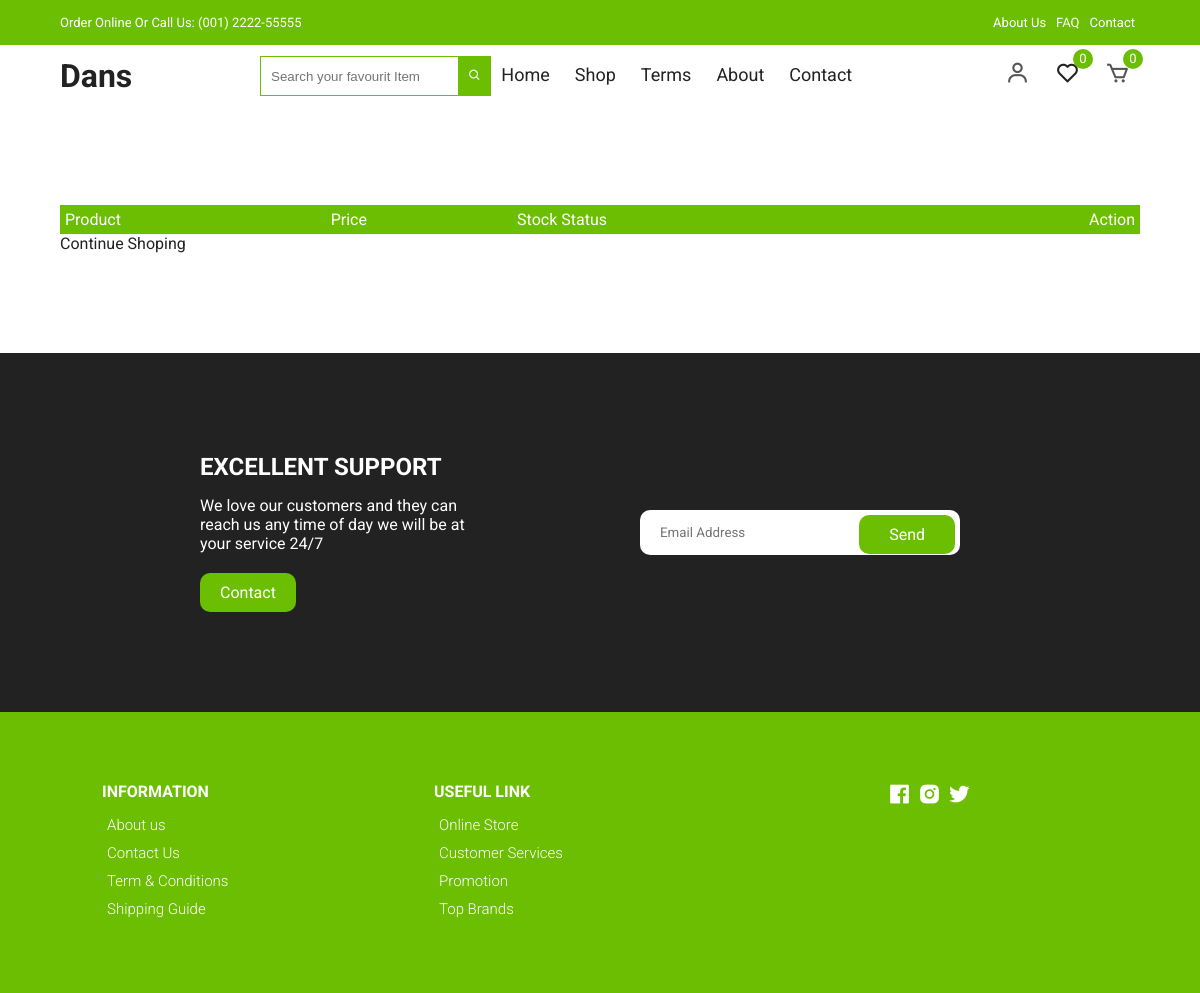
Page /wish-list/ (signed in) on the earlier database version.
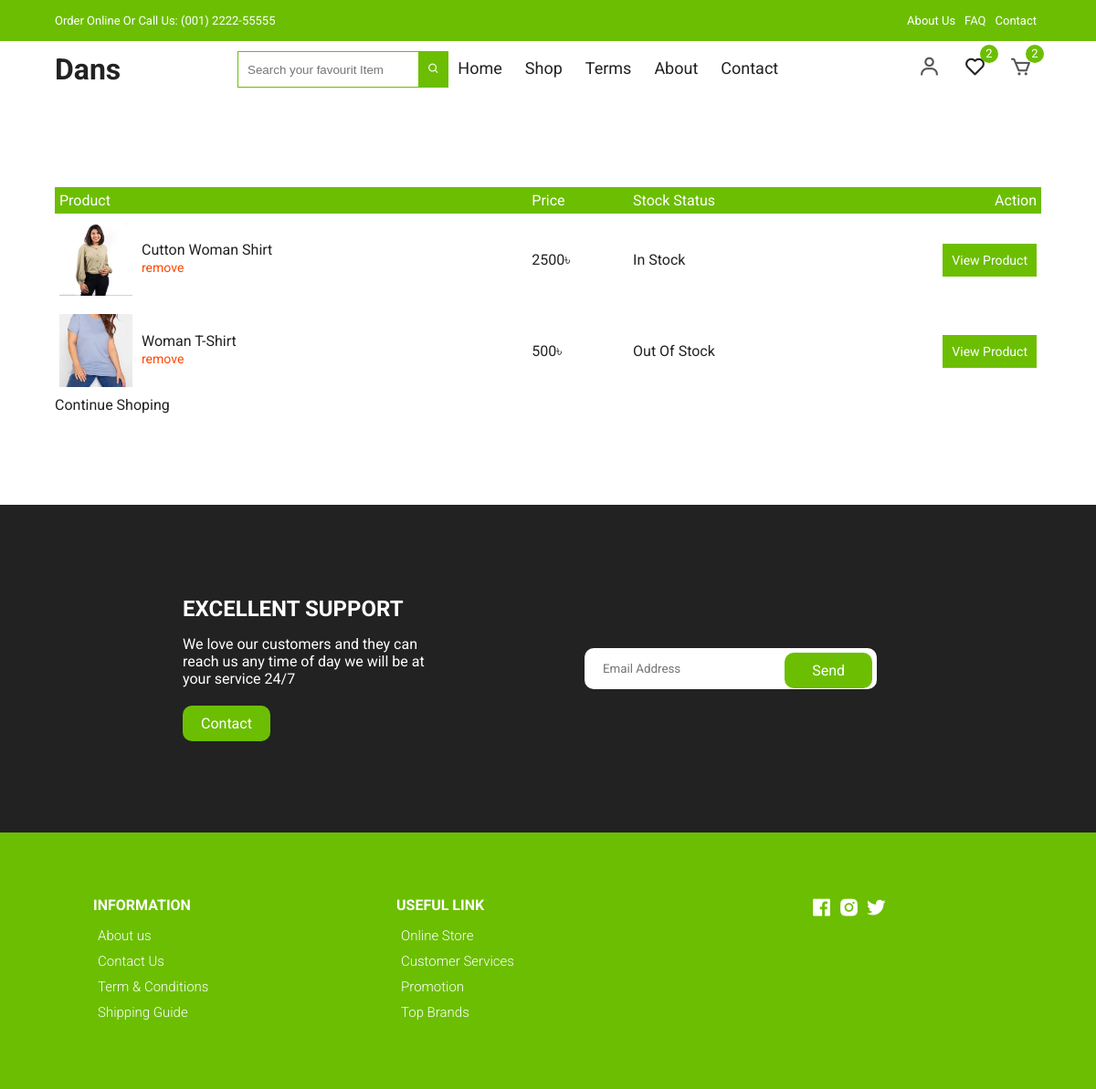
Same page on the later database version.
### Accounts/models.py (models this page shows, shortened)
class User(AbstractBaseUser, PermissionsMixin):
    email = models.EmailField(unique=True, null=False)
    password = models.CharField(max_length=120)
    user_rol = (
        ('Admin','Admin'),
        ('Customer','Customer'),
    )
    user_type = models.CharField(
        max_length=20,
        choices=user_rol,
        default='Customer'
        )
    is_staff = models.BooleanField(
        gettext_lazy("staff status"),
        default=False,
        help_text = gettext_lazy("Designet whether this user can Login this site")
    )
    is_active = models.BooleanField(
        gettext_lazy("Active"),
        default=True,
        help_text = gettext_lazy("designates Whether this user should be creates as active. unselect this instad of deleting accounts")
    )
    USERNAME_FIELD = 'email'
    objects = MyUserManager()

### shopApp/models.py (models this page shows, shortened)
class WishList(models.Model):
    product   = models.ForeignKey(Product, on_delete=models.CASCADE)
    user      = models.ForeignKey(User, on_delete=models.CASCADE)
    create_at = models.DateTimeField(auto_now_add=True)

class Product(models.Model):
    product_name         = models.CharField(max_length=260)
    product_code         = models.CharField(max_length=20)
    product_quintity     = models.IntegerField(default=0)
    product_category     = models.ForeignKey(Category, on_delete=models.CASCADE, related_name='category')
    roduct_title         = models.CharField(max_length=260)
    image                = models.ImageField(upload_to='products')
    product_color_image  = models.ManyToManyField(ColorImage, blank=True, null=True, related_name="colorImg")
    color_name           = models.CharField(max_length=160)
    availableSize        = models.CharField(max_length=60)
    slug                 = models.SlugField(unique=True, null=True, blank=True)
    details              = models.TextField()
    main_price           = models.IntegerField()
    is_newarival         = models.BooleanField(default=False)
    is_featured          = models.BooleanField(default=False)
    is_discount          = models.BooleanField(default=False)
    dic_price            = models.IntegerField(default=0, blank=True, null=True)
    cerated_at           = models.DateTimeField(auto_now_add=True)
    updated_at           = models.DateTimeField(auto_now=True)

### shopApp/views.py (the view)
# urls.py: path('wish-list/', views.ViewWishList , name='wishList'),
@login_required
def ViewWishList(request):
    wish_List = WishList.objects.filter(user=request.user)
    context = {
        'wish_List':wish_List
    }
    return render(request, 'shopApp/wishlist.html', context)

### orderApp/templatetags/cart_tag.py (called while the page is built)
@register.filter
def cart_total(user):
    order = Cart.objects.filter(user=user, purchase=False)
    if order.exists():
        return order.count()
    else:
        return 0

@register.filter
def wishListTotal(user):
    wishlist = WishList.objects.filter(user=user)
    if wishlist.exists():
        return wishlist.count()
    else:
        return 0

### template/shopApp/wishlist.html (shortened to what this page needs)
{% extends "base.html" %}
{% load static %}
{% block body %}
<div class="container cart">
    <table>
      <tr>
        <th>Product</th>
        <th>Price</th>
        <th>Stock Status</th>
        <th>Action</th>
      </tr>
      {% for i in wish_List %}
        <tr>
          <td>
            <div class="cart-info">
              <img src="/media/{{i.product.image}}" alt="" />
              <div>
                <p style="margin-top: 20px;">{{i.product.product_name}}</p>
                <a href="{% url 'shopApp:removewishlist' id=i.id %}" class="mt-4">remove</a>
              </div>
            </div>
          </td>
          {% if i.product.dic_price == 0 %}
            <td>{{i.product.main_price}}&#2547</td>
          {% else %}
          <td>{{i.product.dic_price}}&#2547</td>
          {% endif %}
          {% if i.product.product_quintity > 0 %}
          <td>In Stock</td>
          {% else %}
          <td>Out Of Stock</td>
          {% endif %}
          <td>
              <a href="{% url 'shopApp:productDetails' slug=i.product.slug %}" style="background-color: #6cbe02;padding:10px;color:white;">View Product</a>
          </td>
        </tr>
      {% endfor %}
      </table>
      <a href="{% url 'homeApp:home' %}" class="checkout btn">Continue Shoping</a>
    </div>
{% endblock %}

### template/base.html (shortened to what this page needs)
<!DOCTYPE html>
{% load static %}
{% load cart_tag %}
<html lang="en">
  <head>
    <link
      href="https://unpkg.com/boxicons@2.0.7/css/boxicons.min.css"
      rel="stylesheet" />
    <link rel="stylesheet"
      href="https://cdnjs.cloudflare.com/ajax/libs/Glide.js/3.4.1/css/glide.core.css">
    <link rel="stylesheet"
      href="https://cdnjs.cloudflare.com/ajax/libs/Glide.js/3.4.1/css/glide.theme.css">
    <link rel="stylesheet" href="{% static 'website_assets/css/styles.css' %}" />
  </head>
  <body>
    <header class="header" id="header">
      <div class="top-nav">
        <div class="container d-flex">
          <p>Order Online Or Call Us: (001) 2222-55555</p>
          <ul class="d-flex">
            <li><a href="{% url 'homeApp:about_us' %}">About Us</a></li>
            <li><a href="{% url 'homeApp:faq' %}">FAQ</a></li>
            <li><a href="{% url 'homeApp:contact_us' %}">Contact</a></li>
          </ul>
        </div>
      </div>
      <div class="navigation">
        <div class="nav-center container d-flex">
          <a href="/" class="logo text-6xl font-bold"><h1>Dans</h1></a>
          <ul class="nav-list d-flex">
            <li>
              <div class="hidden">
                <form action="{% url 'homeApp:home' %}" method="GET">
                  <input
                    style="height: 40px;padding:10px;border:1px solid #6cbe02; outline:none"
                    type="text" name="search"
                    placeholder="Search your favourit Item">
                  <button id="carsh-btn"
                    style="background-color: #6cbe02;height:40px;padding:0 10px;color:white;border:0;margin-left:-5px;"><i
                      class="bx bx-search"></i></button>
                </form>
              </div>
            </li>
            <li class="nav-item">
              <a href="/" class="nav-link">Home</a>
            </li>
            <li class="nav-item">
              <a href="{% url 'shopApp:products' %}" class="nav-link">Shop</a>
            </li>
            <li class="nav-item">
              <a href="{% url 'homeApp:tearm' %}" class="nav-link">Terms</a>
            </li>
            <li class="nav-item">
              <a href="{% url 'homeApp:about_us' %}" class="nav-link">About</a>
            </li>
            <li class="nav-item">
              <a href="{% url 'homeApp:contact_us' %}" class="nav-link">Contact</a>
            </li>
          </ul>
          <div class="icons d-flex">
            {% if user.is_authenticated %}
            <a href="{% url 'accounts:profile' %}" class="icon">
              <i class="bx bx-user"></i>
            </a>
            <div class="icon">
              <a href="{% url 'shopApp:wishList' %}"><i class="bx bx-heart"></i></a>
              <span class="d-flex">{{request.user | wishListTotal}}</span>
            </div>
            <a href="{% url 'orderApp:card_view' %}" class="icon">
              <i class="bx bx-cart"></i>
              <span class="d-flex">{{request.user | cart_total}}</span>
            </a>
            </div>
            {% endif %}
        </div>
      </div>
    </header>
    {% block body %}
    {% endblock body %}
    {% include "includs/footer.html" %}
  </body>
</html>

Differences in the rows shown:
changed User: user|wishListTotal "0" → "2"; user|cart_total "0" → "2"
added WishList: product.image (picture), product.product_name "Cutton Woman Shirt", product.dic_price "2500", shows "In Stock"
added WishList: product.image (picture), product.product_name "Woman T-Shirt", product.main_price "500", shows "Out Of Stock"
